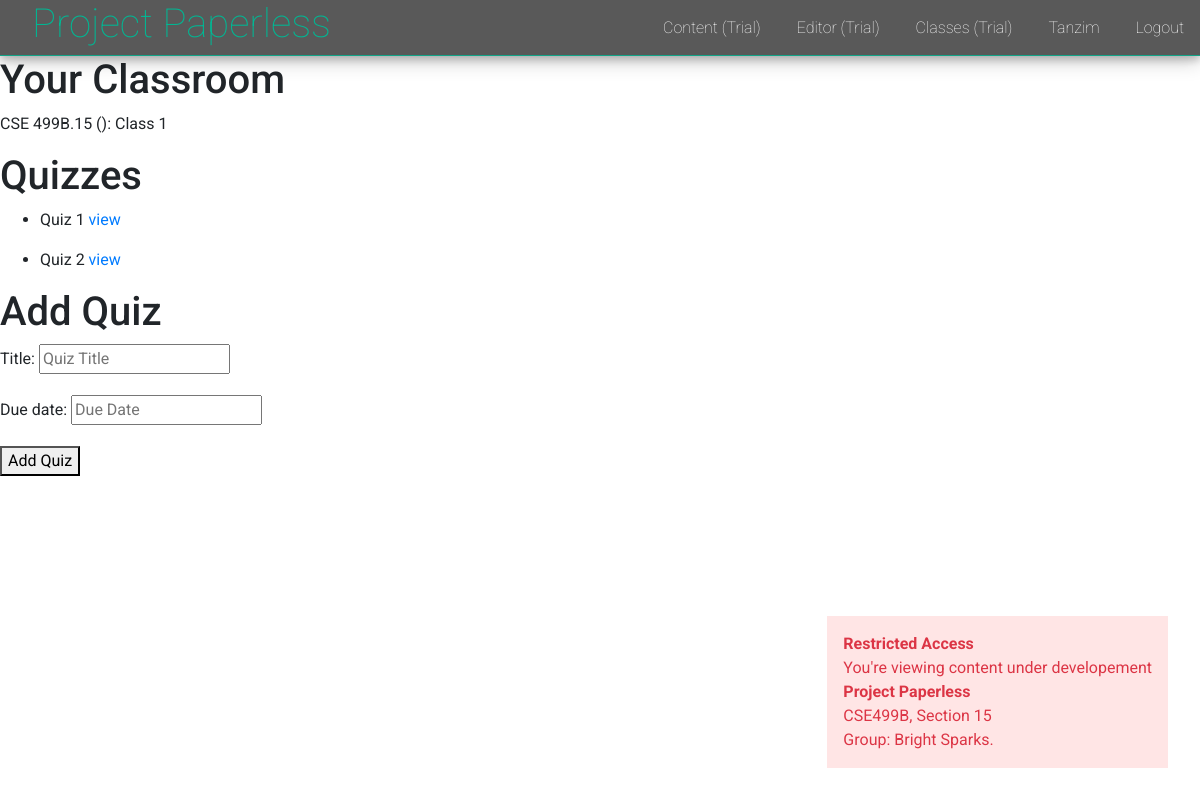
Page /classroom/6Nkj/show/ (signed in) on the committed database.
### users/models.py (models this page shows)
class User(AbstractUser):
    username = models.CharField(
        error_messages={'unique': 'A user with that username already exists.'},
        help_text='Required. 10 characters or fewer.',
        max_length=10,
        unique=True,
        primary_key=True,
        validators=[UnicodeUsernameValidator(), MinLengthValidator(3)],
        verbose_name='username')
    is_educator = models.BooleanField(default=False)

### classrooms/models.py (models this page shows, shortened)
class Classroom(models.Model):
    id = models.CharField(max_length=128, primary_key=True)
    name = models.CharField(max_length=128)
    semester = models.CharField(max_length=12)
    course_code = models.CharField(max_length=30)
    section = models.IntegerField()
    students = models.ManyToManyField('users.User', related_name='classrooms')
    instructor = models.ForeignKey('users.User', related_name='classroom', on_delete=models.CASCADE)
    class Meta:
        constraints = [
            models.UniqueConstraint(fields=['course_code', 'section', 'semester'], name='unique_classroom')
        ]
    def get_string(self):
        return f'{self.course_code}.{self.section} ({self.semester}): {self.name}'

class Quiz(models.Model):
    title = models.CharField(max_length=128)
    classroom = models.ForeignKey(Classroom, on_delete=models.CASCADE, related_name='quiz')
    students = models.ManyToManyField('users.User', related_name='quizzes', through='Performance')
    due_date = models.DateField()
    class Meta:
        constraints = [
            models.UniqueConstraint(fields=['classroom', 'title'], name='unique_quiz')
        ]
    def __str__(self):
        return f'{self.title}'

### classrooms/views.py (the view)
# urls.py: path('<str:class_id>/show/', show, name='show'),
def show(request, class_id):
    try:
        classroom = request.user.classroom.get(id=class_id)
    except Classroom.DoesNotExist:
        raise Http404('Classroom Not found')
    quiz_form = QuizForm(request.POST or None)
    if quiz_form.is_valid():
        quiz = quiz_form.save(commit=False)
        quiz.classroom = classroom
        quiz.save()
        return redirect('classrooms:show', class_id=class_id)
    quizzes = classroom.quiz.all()
    print(quizzes)
    context = {
        'classroom': classroom,
        'quizzes': quizzes,
        'quiz_form': quiz_form
    }
    return render(request, 'classrooms/show.html', context)

### classrooms/forms.py
class QuizForm(forms.ModelForm):
    class Meta:
        model = Quiz
        fields = ['title', 'due_date']
    def __init__(self, *args, **kwargs):
        super().__init__(*args, **kwargs)
        self.fields['title'].widget.attrs.update({'placeholder': 'Quiz Title', 'class': 'input'})
        self.fields['due_date'].widget.attrs.update({'placeholder': 'Due Date', 'class': 'input'})

### templates/classrooms/show.html (shortened to what this page needs)
{% extends 'layout.html' %}
{% block body %}
  <div class="ceiling"></div>
  <h1>Your Classroom</h1>
  <p>{{ classroom.get_string }}</p>
  <h1>Quizzes</h1>
  {% for quiz in quizzes %}
    <ul>
      <li>
        {{ quiz }}
        <a href="{% url 'classrooms:show_quiz' classroom.id quiz.id %}">view</a>
      </li>
    </ul>
  {% endfor %}
  <h1>Add Quiz</h1>
  <form action="" method="POST">
    {{ quiz_form.as_p }}
    <button type="submit">Add Quiz</button>
  </form>
{% endblock %}

### templates/includes/_navbar.html
<nav id="navigation_bar">
  <h1 id="logo"><a href="/">Project Paperless</a></a></h1>
  <div id="navigation_links">
    <ul>
      <li><a href="/content/">Content (Trial)</a></li>
      <li><a href="/content/editor/">Editor (Trial)</a></li>
      {% if request.user.is_authenticated %}
        <li><a href="/classroom/">Classes (Trial)</a></li>
        <li><a href="/dashboard/">{{ request.user.first_name }}</a></li>
        <li><a href="/logout/">Logout</a></li>
      {% else %}
        <li><a href="/student/login/">Login</a></li>
        <li><a href="/student/register/">Register</a></li>
      {% endif %}
    </ul>
  </div>
</nav>

### static/style.css (style rules this page uses)
body { margin: 0; padding: 0; font-family: 'Roboto', sans-serif; }
nav { position: fixed; top: 0; background-color: rgba(48, 48, 48, 0.8); border-bottom: 1px solid rgba(0, 184, 148,0.8); box-shadow: 0 4px 8px 0 rgba(0, 0, 0, 0.2), 0 6px 20px 0 rgba(0, 0, 0, 0.19); width: 100%; height: 3.5rem; z-index: 7; }
#logo { display: inline-block; height: 3.5rem; padding-left: 2rem; padding-right: 2rem; }
#logo a { color: #00b894; text-decoration: none; font-weight: 100; }
#navigation_links { display: inline-block; position: absolute; height: 3.5rem; right: 0; }
#navigation_links li { display: inline-block; vertical-align: middle; padding: 1rem; margin: 0; }
#navigation_links a { color: white; font-weight: 100; }
.ceiling { width: 100%; height: 3.5rem; }

### rows in the picture
User: user.first_name "Tanzim"
Classroom: get_string "CSE 499B.15 (): Class 1"
Quiz: title "Quiz 1"
Quiz: title "Quiz 2"
